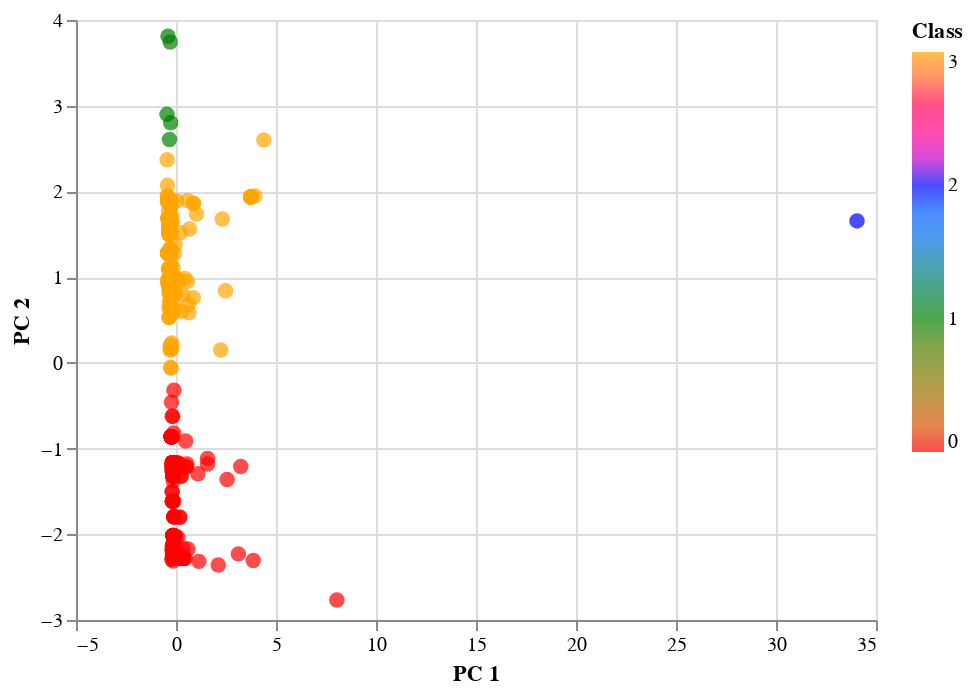

Source (notebook cell):
### Code cell
alt.Chart(clustered_df).mark_circle(size=60).encode(
    x='PC 1',
    y='PC 2',
    color=alt.Color('Class', scale=alt.Scale(domain=[0, 1, 2, 3], range=['red', 'green', 'blue', 'orange'])),
    tooltip=['CoinName', 'Algorithm', 'TotalCoinsMined', 'TotalCoinSupply'],
).interactive()

### Figure 1 — Vega-Lite specification as saved in the notebook (floating-point values rounded to 4 significant figures; data arrays with more than 128 entries replaced by an {"elided": "..."} marker saying what was removed)
{"config": {"view": {"continuousWidth": 400, "continuousHeight": 300}}, "data": {"name": "data-2f5cc10621351054a2689b47ba4a84b8"}, "mark": {"type": "circle", "size": 60}, "encoding": {"color": {"type": "quantitative", "field": "Class", "scale": {"domain": [0, 1, 2, 3], "range": ["red", "green", "blue", "orange"]}}, "tooltip": [{"type": "nominal", "field": "CoinName"}, {"type": "nominal", "field": "Algorithm"}, {"type": "quantitative", "field": "TotalCoinsMined"}, {"type": "nominal", "field": "TotalCoinSupply"}], "x": {"type": "quantitative", "field": "PC 1"}, "y": {"type": "quantitative", "field": "PC 2"}}, "selection": {"selector002": {"type": "interval", "bind": "scales", "encodings": ["x", "y"]}}, "$schema": "https://vega.github.io/schema/vega-lite/v4.8.1.json", "datasets": {"data-2f5cc10621351054a2689b47ba4a84b8": {"elided": "532 records"}}}
